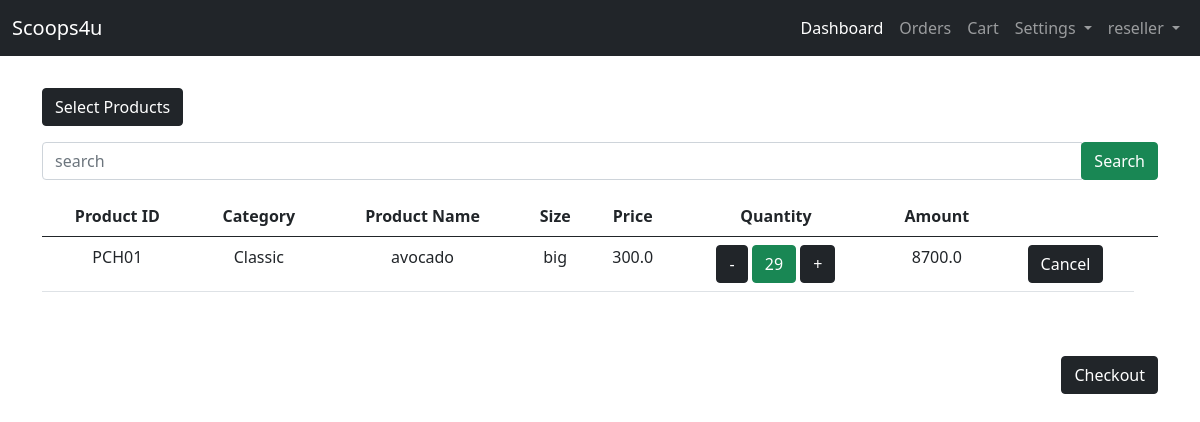
Page /user-site/pos/ (signed in) on the earlier database version.
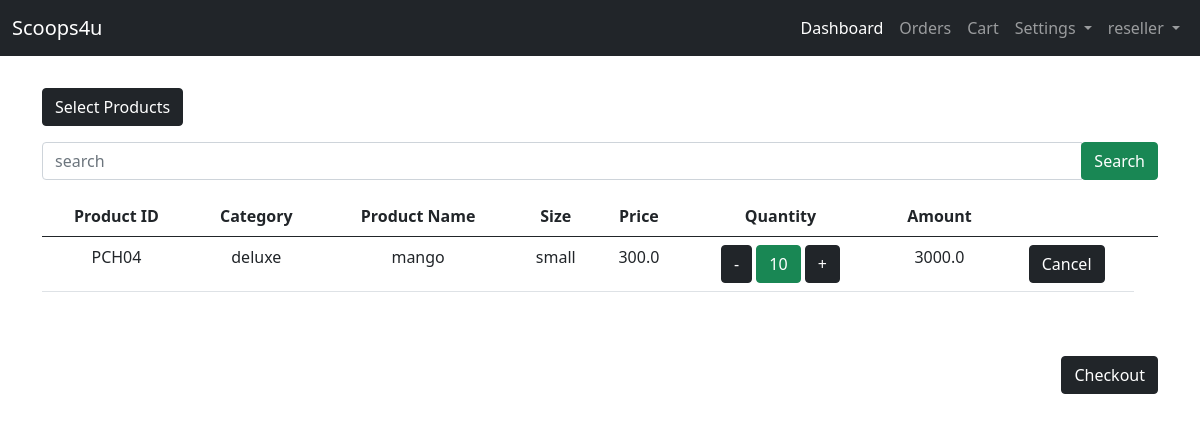
Same page on the later database version.
### admin_site/models.py (models this page shows)
class Pos(models.Model):
    pos_user =  models.CharField(max_length=200, null=False, default=None, verbose_name='List user')
    pos_pcode =  models.CharField(max_length=200, verbose_name='Product Code')
    pos_category =  models.CharField(max_length=200, verbose_name='Category')
    pos_name=  models.CharField(max_length=200, verbose_name='Product Name')
    pos_size =  models.CharField(max_length=200, verbose_name='Size')
    pos_price =  models.FloatField( null=True, verbose_name='Price')
    pos_quantity =  models.CharField(max_length=200, null=True, verbose_name='quantity')
    pos_amount =  models.FloatField( null=True,verbose_name='Amount')

### admin_site/views.py (the view)
# urls.py: path('pos/', views.pos ,name='pos'),
def pos(request):
    current_user = request.user
    list_pos = Pos.objects.order_by('-id').filter(pos_user = current_user)
    sum_amount = Pos.objects.filter(pos_user = current_user).all().aggregate(data =Sum('pos_amount'))
    context = {
        'list_pos':list_pos,
        'sum_amount':sum_amount
        }
    return render(request, 'admin_site/pos/pos_admin.html', context)

### templates/admin_site/pos/pos_admin.html (shortened to what this page needs)
{% extends 'admin_site/base.html' %}
{% block content %}
    <br>
    <a href="{% url 'admin_site:all_products' %}" class="btn btn-dark">Select Products</a>
    <br>
    <form action="{% url 'admin_site:search_product' %}" method="get" class="my-3 ">
        <div class="input-group">
            <input type="text" class="form-control" name="search" placeholder="search" required>
            <div class="input-group-append">
                <button class="btn btn-success">Search</button>
            </div>
        </div>
    </form>
    <table class="table table-hover text-center">
        <thead>
            <tr>
                <th>Product ID</th>
                <th>Category</th>
                <th>Product Name</th>
                <th>Size</th>
                <th>Price</th>
                <th>Quantity</th>
                <th>Amount</th>
                <th></th>
                <th></th>
            </tr>
            {% if list_pos %}
            <tbody>
                {% for list in  list_pos %}
                <tr>
                    <td>{{ list.pos_pcode }}</td>
                    <td>{{ list.pos_category }}</td>
                    <td>{{ list.pos_name }}</td>
                    <td>{{ list.pos_size }}</td>
                    <td>{{ list.pos_price }}</td>
                    <td><a href="{% url 'admin_site:minus_qty' list.id  %}" class="btn btn-dark">-</a> <button class="btn btn-success" >{{ list.pos_quantity }}</button>  <a href="{% url 'admin_site:add_qty' list.id  %}" class="btn btn-dark">+</a></td>
                    <td>{{ list.pos_amount }} </td>
                    <form action="{% url 'admin_site:pos_cancel' list.id %}" method="POST">
                    <td><button type="submit" class="btn btn-dark">Cancel</button></td>
                    </form>
                </tr>
                {% endfor %}
            </tbody>
            {% endif %}
        </thead>
    </table>
    <br>
    {% if list_pos %}
        <br>
    {% endif %}
    {% if list_pos %}
    {% if user.role == "reseller" %}
    <div class="text-end">
    <a href="{% url 'reseller_site:cart_reseller' %}" class="text-end  btn btn-dark">Checkout</a>
    </div>
    {% endif %}
    {% endif %}
{% endblock content %}

Differences in the rows shown:
removed Pos: pos_pcode "PCH01", pos_category "Classic", pos_name "avocado", pos_size "big", pos_price "300.0", pos_quantity "29", pos_amount "8700.0"
added Pos: pos_pcode "PCH04", pos_category "deluxe", pos_name "mango", pos_size "small", pos_price "300.0", pos_quantity "10", pos_amount "3000.0"
